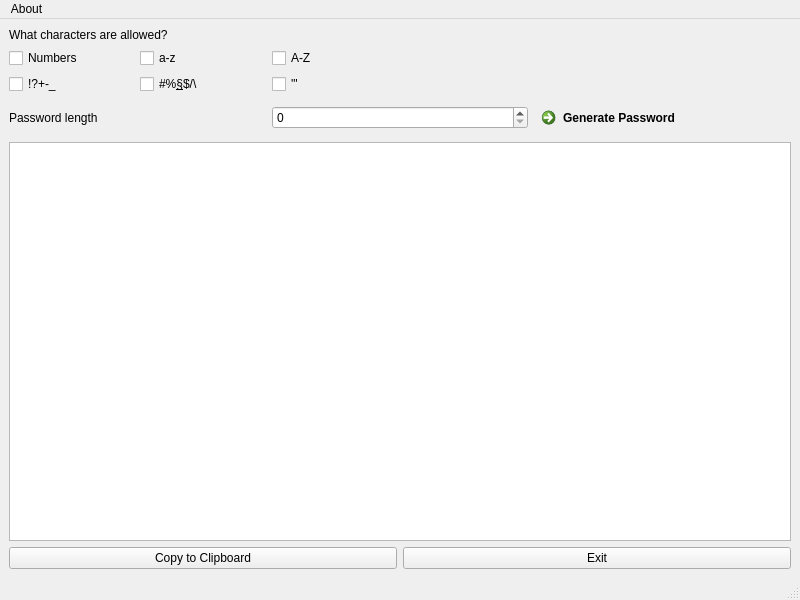
<?xml version="1.0" encoding="UTF-8"?>
<ui version="4.0">
 <class>MainWindow</class>
 <widget class="QMainWindow" name="MainWindow">
  <property name="geometry">
   <rect>
    <x>0</x>
    <y>0</y>
    <width>800</width>
    <height>600</height>
   </rect>
  </property>
  <property name="windowTitle">
   <string>Password generator</string>
  </property>
  <widget class="QWidget" name="centralwidget">
   <layout class="QGridLayout" name="gridLayout_3">
    <item row="0" column="0">
     <widget class="QLabel" name="label">
      <property name="text">
       <string>What characters are allowed?</string>
      </property>
     </widget>
    </item>
    <item row="1" column="0">
     <layout class="QGridLayout" name="gridLayout_2">
      <item row="0" column="2">
       <widget class="QCheckBox" name="checkBox_ALPHA">
        <property name="text">
         <string>A-Z</string>
        </property>
       </widget>
      </item>
      <item row="0" column="0">
       <widget class="QCheckBox" name="checkBox_numbers">
        <property name="text">
         <string>Numbers</string>
        </property>
       </widget>
      </item>
      <item row="0" column="1">
       <widget class="QCheckBox" name="checkBox_alpha">
        <property name="text">
         <string>a-z</string>
        </property>
       </widget>
      </item>
      <item row="1" column="0">
       <widget class="QCheckBox" name="checkBox_basic_symbols">
        <property name="text">
         <string>!?+-_</string>
        </property>
       </widget>
      </item>
      <item row="1" column="1">
       <widget class="QCheckBox" name="checkBox_extended_symbols">
        <property name="text">
         <string>#%&amp;§$/\</string>
        </property>
       </widget>
      </item>
      <item row="1" column="2">
       <widget class="QCheckBox" name="checkBox_ticks">
        <property name="text">
         <string>'&quot;</string>
        </property>
       </widget>
      </item>
     </layout>
    </item>
    <item row="2" column="0" colspan="2">
     <layout class="QHBoxLayout" name="horizontalLayout">
      <item>
       <widget class="QLabel" name="label_2">
        <property name="text">
         <string>Password length</string>
        </property>
       </widget>
      </item>
      <item>
       <widget class="QSpinBox" name="spinBox_passwd_length">
        <property name="maximum">
         <number>4096</number>
        </property>
       </widget>
      </item>
      <item>
       <widget class="QCommandLinkButton" name="generate_password">
        <property name="text">
         <string>Generate Password</string>
        </property>
       </widget>
      </item>
     </layout>
    </item>
    <item row="3" column="0" colspan="2">
     <widget class="QTextBrowser" name="textBrowser"/>
    </item>
    <item row="4" column="0">
     <widget class="QPushButton" name="pushButton_copy">
      <property name="text">
       <string>Copy to Clipboard</string>
      </property>
     </widget>
    </item>
    <item row="4" column="1">
     <widget class="QPushButton" name="pushButton_exit">
      <property name="text">
       <string>Exit</string>
      </property>
     </widget>
    </item>
   </layout>
  </widget>
  <widget class="QMenuBar" name="menubar">
   <property name="geometry">
    <rect>
     <x>0</x>
     <y>0</y>
     <width>800</width>
     <height>25</height>
    </rect>
   </property>
   <widget class="QMenu" name="menuAbout">
    <property name="title">
     <string>About</string>
    </property>
    <addaction name="actionAbout"/>
    <addaction name="actionHelp"/>
   </widget>
   <addaction name="menuAbout"/>
  </widget>
  <widget class="QStatusBar" name="statusbar"/>
  <action name="actionAbout">
   <property name="text">
    <string>About</string>
   </property>
  </action>
  <action name="actionHelp">
   <property name="text">
    <string>Help</string>
   </property>
  </action>
 </widget>
 <resources/>
 <connections/>
</ui>
